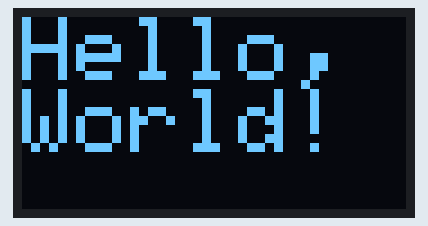
Simulated run of this sketch. Board: Arduino Uno, built with avr-gcc and run on an emulated ATmega328P. Parts: 128×64 one-colour display. At 17.4 s the program stops and its outputs stay as they are.

Above: at 0.1 s.
At 2.1 s:
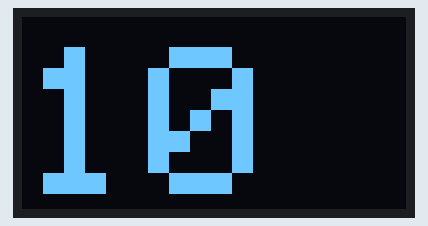
At 4.2 s:
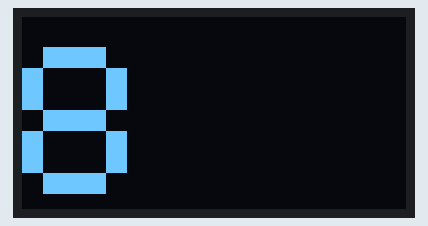
At 7.3 s:
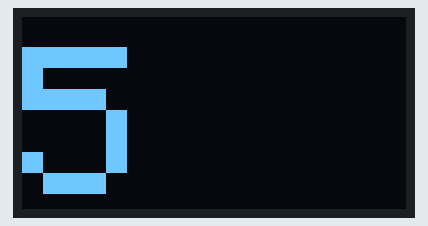
At 10.4 s:
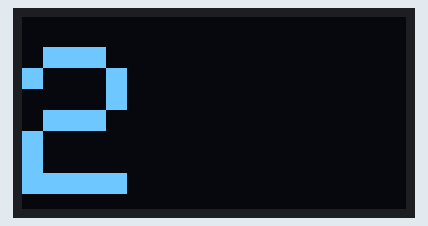
At 13.4 s:
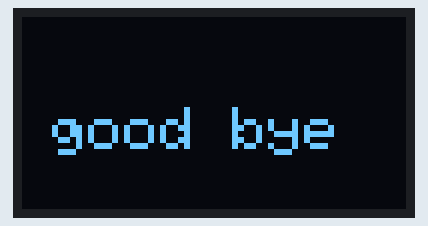

The sketch:

OLED.ino
```cpp
//2024/4/9　sensorUNO用のスケッチ　TKJ

#include <Wire.h>
#include <Adafruit_GFX.h>
#include <Adafruit_SSD1306.h>

#define SCREEN_WIDTH 128 // 画面の幅（ピクセル）
#define SCREEN_HEIGHT 64 // 画面の高さ（ピクセル）
#define OLED_RESET    -1 // RESETピンが未使用の場合は-1を指定

Adafruit_SSD1306 display(SCREEN_WIDTH, SCREEN_HEIGHT, &Wire, OLED_RESET);

void setup() {
  // I2Cディスプレイの初期化
  if(!display.begin(SSD1306_SWITCHCAPVCC, 0x3C)) { // 0x3CはディスプレイのI2Cアドレス
    Serial.println(F("SSD1306の初期化に失敗しました"));
    for(;;);
  }

  // ディスプレイのクリア
  display.clearDisplay();

  // テキストの表示
  display.setTextSize(3); // テキストサイズ
  display.setTextColor(SSD1306_WHITE); // テキストの色（白）
  display.setCursor(0, 0); // テキストの位置
  display.println(F("Hello, World!"));

  // ディスプレイに反映
  display.display();

  delay(2000); // 2秒待つ
}

void loop() {
  // カウントダウン
  for (int i = 10; i >= 0; --i) {
    // ディスプレイのクリア
    display.clearDisplay();

    // テキストの表示
    display.setTextSize(7); // テキストサイズ
    display.setTextColor(SSD1306_WHITE); // テキストの色（白）
    display.setCursor(0, 10); // テキストの位置
    display.print(i); // カウントダウンの数字を表示
    // ディスプレイに反映
    display.display();

    delay(1000); // 1秒待つ
  }

  // ディスプレイのクリア
  display.clearDisplay();

  // テキストの表示
  display.setTextSize(2); // テキストサイズ
  display.setTextColor(SSD1306_WHITE); // テキストの色（白）
  display.setCursor(10, 30); // テキストの位置
  display.println(F("good bye"));
  // ディスプレイに反映
  display.display();

  delay(4000); // 2秒待つ

  // ディスプレイのクリア
  display.clearDisplay();
  // ディスプレイに反映
  display.display();

  // プログラムを停止
  while(1);
}
```

Measured:
- what the display in image 1 shows lasts 1.0 s, from 2.1 s to 3.1 s
- what the display in image 5 shows lasts 4.0 s, from 13.4 s to 17.4 s
